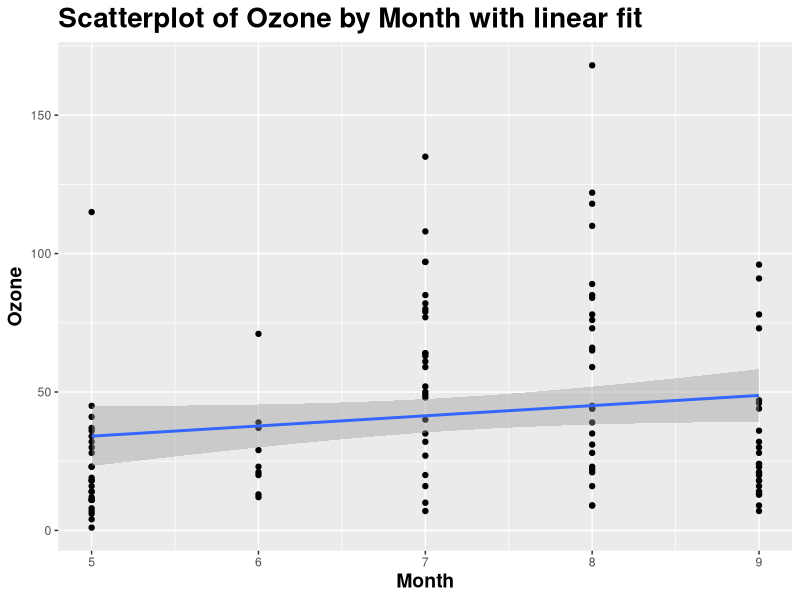

Here is the R script that generated this plot:
## ---- chunk 1
library(ggplot2)
data <- airquality
     p <- ggplot(airquality, aes(x=Month, y=Ozone)) 
     p <- p + geom_point() 
     p <- p + geom_smooth(method=lm)
     p <- p + labs(title = "Scatterplot of Ozone by Month with linear fit")
     p <- p + theme(plot.title = element_text(lineheight=3, face="bold", color="black", size=20))
     p <- p + theme(axis.title.x= element_text(lineheight=1.5, face="bold", color="black", size = 14))
     p <- p + theme(axis.title.y= element_text(lineheight=1.5, face="bold", color="black", size = 14))
## ---- chunk 2
p
